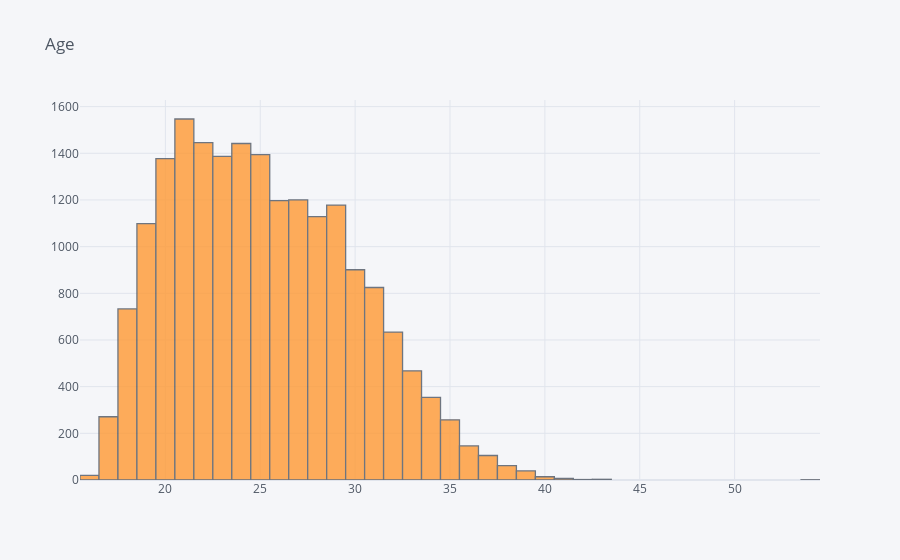

Source (notebook cell):
### Code cell
df['age'].iplot(kind='hist', title='Age', labels=dict(x="Age", y="Count"))

### Figure 1 — Plotly figure (JSON) as saved in the notebook; plotly's stock layout.template omitted (floating-point values rounded to 4 significant figures; data arrays with more than 128 entries replaced by an {"elided": "..."} marker saying what was removed)
{"data": [{"histfunc": "count", "histnorm": "", "marker": {"color": "rgba(255, 153, 51, 1.0)", "line": {"color": "#4D5663", "width": 1.3}}, "name": "age", "opacity": 0.8, "orientation": "v", "type": "histogram", "x": {"elided": "19239 int values"}}], "layout": {"barmode": "overlay", "legend": {"bgcolor": "#F5F6F9", "font": {"color": "#4D5663"}}, "paper_bgcolor": "#F5F6F9", "plot_bgcolor": "#F5F6F9", "title": {"font": {"color": "#4D5663"}, "text": "Age"}, "xaxis": {"gridcolor": "#E1E5ED", "showgrid": true, "tickfont": {"color": "#4D5663"}, "title": {"font": {"color": "#4D5663"}, "text": ""}, "zerolinecolor": "#E1E5ED"}, "yaxis": {"gridcolor": "#E1E5ED", "showgrid": true, "tickfont": {"color": "#4D5663"}, "title": {"font": {"color": "#4D5663"}, "text": ""}, "zerolinecolor": "#E1E5ED"}}}
